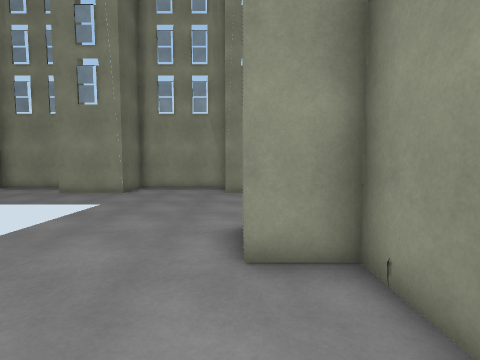
[1] (above)

13 first-person views from a walk through a Unity game level. The camera is 1.4 m above the floor, tilts 4° down and sees 85° across. The floor is counted in squares, 1 m on a side. Each view is taken from the middle of a square. On the plan, view 1 faces up. The plan holds only what a view shows up to about 13 squares ahead; the rest is blank. The place goes on beyond the plan. The player character is not drawn. Some animated figures are left out. Some surface patterns are stand-ins.

[2]
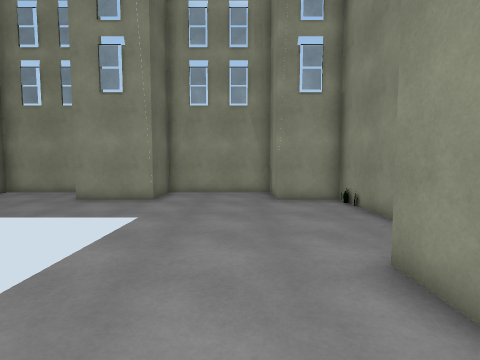

[3]
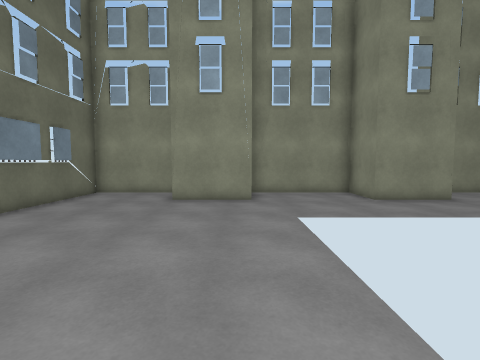

[4]
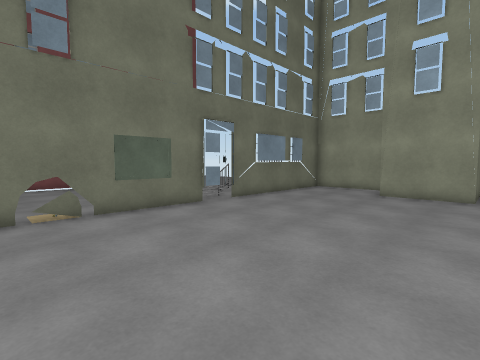

[5]
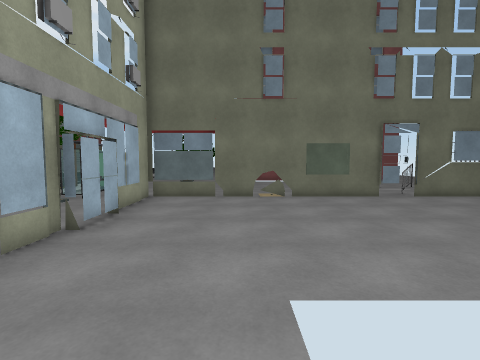

[6]
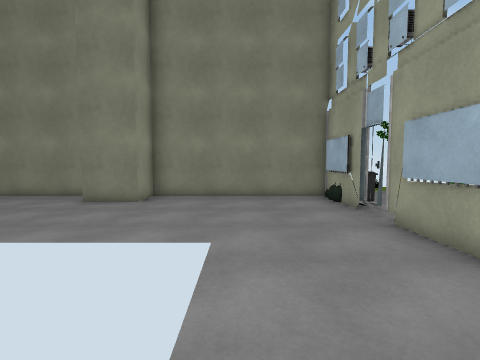

[7]
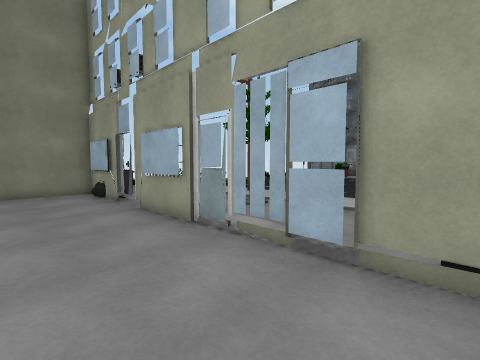

[8]
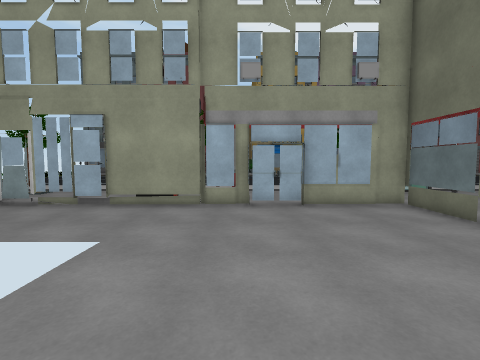

[9]
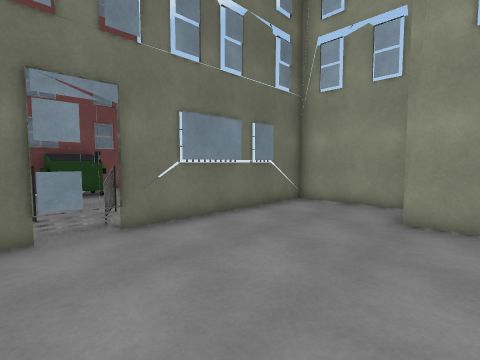

[10]
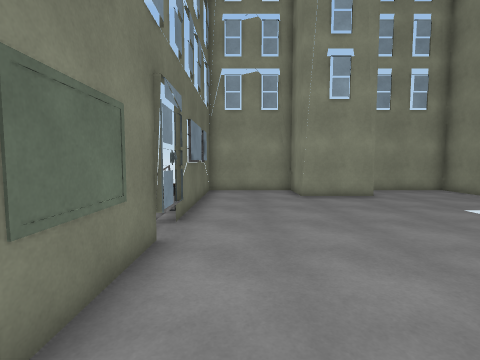

[11]
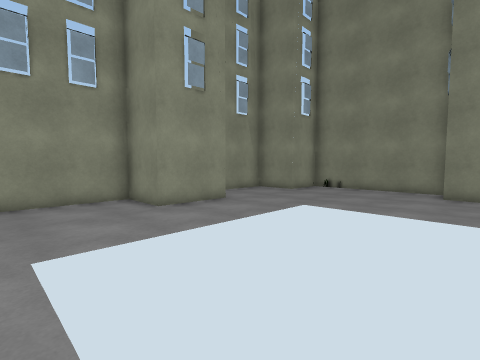

[12]
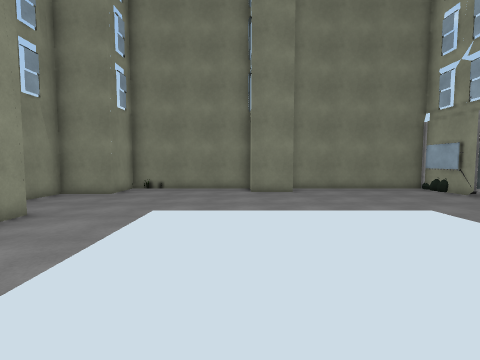

[13]
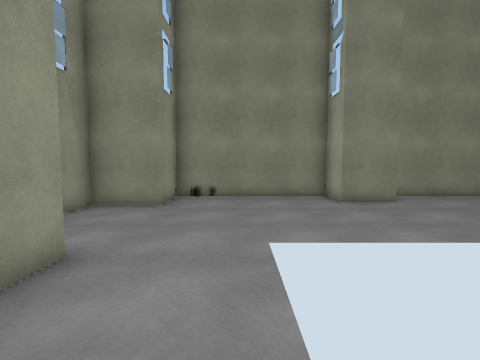

### Floor plan
Key: @ floor where view 1 was taken; # wall or solid block; x gap in a wall; . floor; T tree; O other object.
Columns run from 21 left of view 1 to 2 right of it. Each row starts with its distance up from view 1.
 14   ####  ######  #####
 13  #....O #....#  #....#
 12  O....OOO....####....OO
 11  O.....................#
 10  O.....................#
  9  O.....................#
  8 .#........       ......#
  7 .O........       ......#
  6 .O........       ......#
  5  #........       ....#O
  4  #........       ....#O
  3  #........       ......#
  2 .O........       ......#
  1 .O........       ......#
  0  #...................@.#
 -1  #.....................#
 -2  O.....................#
 -3  O.....................#
 -4  .#OOOxOO#########O#O#O#
 -5   .....    .....     ..
 -6   #OO   OOO    TTT    OO

Where each view was taken, in squares from view 1:
view 1: 0 up, 0 right, facing up
view 2: 2 up, 2 left, facing up
view 3: 2 up, 13 left, facing up
view 4: 0 up, 12 left, facing up-left
view 5: 0 up, 9 left, facing left
view 6: 0 up, 9 left, facing right
view 7: 0 up, 11 left, facing down-right
view 8: 5 up, 14 left, facing down
view 9: 5 up, 14 left, facing up-left
view 10: 1 up, 18 left, facing up
view 11: 4 up, 12 left, facing up-right
view 12: 6 up, 12 left, facing right
view 13: 9 up, 9 left, facing right
